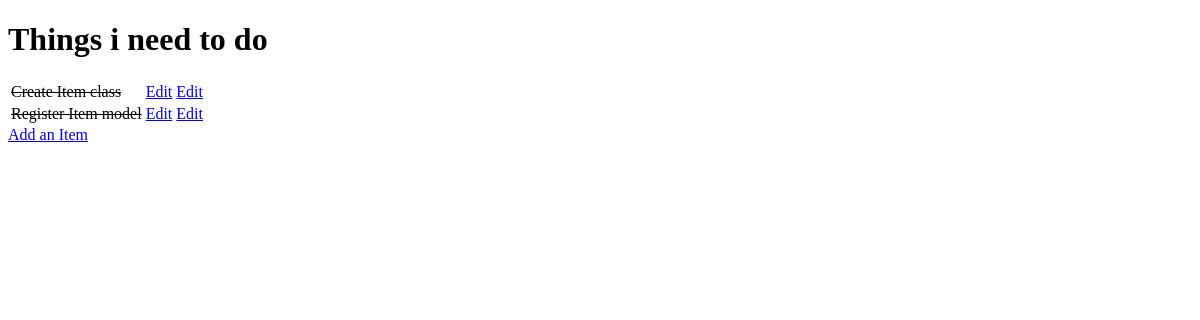
/, run on an earlier commit of the app's database.
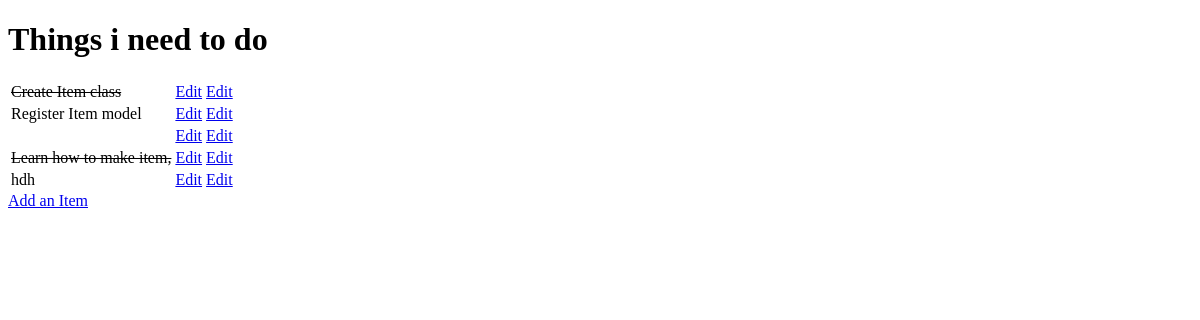
And on a later commit of the database.
### djang/models.py (models this page shows, shortened)
class Item(models.Model):
    name = models.CharField(max_length=50, null=False, blank=False)
    done = models.BooleanField(null=False, blank=False, default=False)

### djang/views.py (the view)
# urls.py: path('', views.get_djang_list, name='get_djang_list'),
def get_djang_list(request):
    items = Item.objects.all()
    context = {
        'items': items
    }
    return render(request, 'djang/djang_list.html', context)

### djang/templates/djang/djang_list.html (shortened to what this page needs)
<!DOCTYPE html>
<html lang="en">
<head>
</head>
<body>
    <h1>Things i need to do </h1>
    <table>
        {% for item in items %}
            <tr>
                {% if item.done %}
                    <td><strike>{{ item.name }}</strike></td>
                {% else %}
                    <td>{{ item.name }}</td>
                {% endif %}
                <td>
                    <a href="/toggle/{{ item.id }}">
                        Edit
                    </a>
                </td>
                <td>
                    <a href="/edit/{{ item.id }}">
                        Edit
                    </a>
                </td>
            </tr>
            {% empty %}
            <tr><td>You have nothing to do</td></tr>
        {% endfor %}
    </table>
    <a href = "/add">Add an Item</a>
</body>
</html>

What changed in the data, as far as the page shows it:
changed Item "Register Item model": done True → False (drawn)
added Item: name "Learn how to make item,"
added Item: name "hdh"
